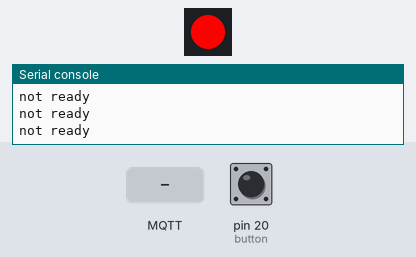
This program was run on a simulated MicroPython board. On the bench: 1 RGB LEDs in strip order, left to right, the last lines printed to the serial console. Inputs (shaded band) come from the test bench; at power-on: pin 20 (button) HIGH. WiFi joins after 1.5 s; random numbers come from a fixed seed; no MQTT or app messages arrive unless stated; nothing arrives over Bluetooth unless stated; the clock reads 2024-03-15 10:24:30 at power-on unless the program sets it.

Above: at 2.8 s.
2.9 s: MQTT message "game_start" arrives on the first subscribed topic
At 4.1 s:
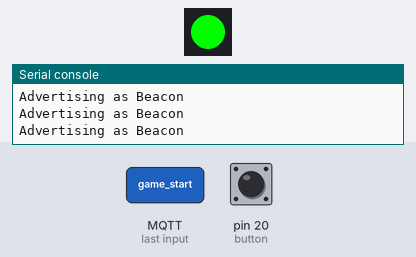
4.7 s: MQTT message "game_end" arrives on the first subscribed topic
At 5.7 s:
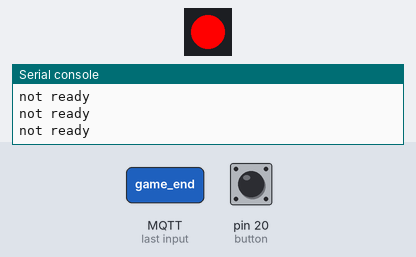
Timing chart, 0 to 7.7 s (numbered marks = the images above; inputs shaded):
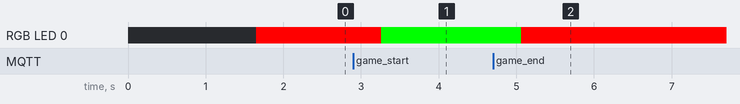

Measured:
- after the input at 2.9 s, RGB LED 0: RGB(255, 0, 0) → RGB(0, 255, 0) after 0.36 s
- after the input at 4.7 s, RGB LED 0: RGB(0, 255, 0) → RGB(255, 0, 0) after 0.37 s

The program:

beacon.py
```python
import network
from mqtt import MQTTClient
import bluetooth
import time
import struct
import utime
import machine
from machine import Pin
import ubinascii
import urandom
from neopixel import NeoPixel

# Configuration
WIFI_SSID = "tufts_eecs"
WIFI_PASSWORD = "foundedin1883"
MQTT_BROKER = "test.mosquitto.org"
MQTT_TOPIC = "game/status"
GAME_DURATION = 300  # 5 minutes in seconds

pin = Pin(28, Pin.OUT)   # set GPIO0 to output to drive NeoPixels
np = NeoPixel(pin, 1)   # create NeoPixel driver on GPIO0 for 8 pixels

NAME_FLAG = 0x09

BEACON_ID = ubinascii.hexlify(machine.unique_id()).decode()
caught_runners = set()

class Yell:
    def __init__(self):
        self._ble = bluetooth.BLE()
        self._ble.active(True)

    def advertise(self, name = 'Beacon', interval_us=100000):
        short = name[:8]
        payload = struct.pack("BB", len(short) + 1, NAME_FLAG) + short.encode()
        self._ble.gap_advertise(interval_us, adv_data=payload)

    def stop_advertising(self):
        self._ble.gap_advertise(None)
# Setup
ble = Yell()

# Setup
# led = Pin(15, Pin.OUT)  # Green when active, Red when cooling down, Blue when game ends
button = Pin(20, Pin.IN, Pin.PULL_UP)

# Game state
game_active = False
cooldown_active = False
cooldown_duration = 5  # 5 seconds cooldown
cooldown_start_time = 0

def start_cooldown():
    global cooldown_active, cooldown_start_time
    cooldown_active = True
    cooldown_start_time = utime.time()

def check_cooldown():
    global cooldown_active
    if cooldown_active and utime.time() - cooldown_start_time >= cooldown_duration:
        cooldown_active = False
def connect_wifi():
    wlan = network.WLAN(network.STA_IF)
    wlan.active(True)
    wlan.connect(WIFI_SSID, WIFI_PASSWORD)
    while not wlan.isconnected():
        pass
    print('WiFi connected')

def mqtt_connect():
    client = MQTTClient("beacon", MQTT_BROKER)
    client.connect()
    print('Connected to MQTT Broker')
    return client

def start_game():
    global start_time, game_active
    game_active = True
    start_time = utime.time()
    print("Game started")

def end_game():
    global game_active
    game_active = False
    print("Game ended")

def button_pressed():
    global game_active
    if not game_active:
        mqtt_client.publish(MQTT_TOPIC, "game_start")
    else:
        mqtt_client.publish(MQTT_TOPIC, "game_end")

# Setup interrupt for button press
# button.irq(trigger=Pin.IRQ_FALLING, handler=button_pressed)

def mqtt_callback(topic, msg):
    global game_active
    if topic == MQTT_TOPIC.encode():
        if msg == b"game_start":
            start_game()
        elif msg == b"game_end":
            end_game()
    elif topic == (MQTT_TOPIC + "/caught").encode():
        if game_active:
            caught_runner = msg.decode()
            caught_runners.add(caught_runner)
            print(f"Runner {caught_runner} caught")
    elif topic == (MQTT_TOPIC + "/save").encode():
        if game_active and caught_runners:
            runner_to_save = urandom.choice(list(caught_runners))
            caught_runners.remove(runner_to_save)
            mqtt_client.publish(MQTT_TOPIC + "/save_" + runner_to_save, "you_are_saved")
            print(f"Saving runner {runner_to_save}")
            start_cooldown()  # Start cooldown after saving a runner

# Main loop
connect_wifi()

mqtt_client = mqtt_connect()
mqtt_client.set_callback(mqtt_callback)
mqtt_client.subscribe(MQTT_TOPIC)
mqtt_client.subscribe(MQTT_TOPIC + "/caught")
mqtt_client.subscribe(MQTT_TOPIC + "/save")

count = 1

while True:
    if button.value() == 0:
        button_pressed()
        time.sleep(0.2)

    check_cooldown()  # Check if cooldown has ended

    if cooldown_active:
#         if (count % 10 == 0):
#             np[0] = (0, 0, 255)  # set the first pixel to blue
#             np.write()
#             count = 1
#         else:
#             np[0] = (255, 255, 255)
#             np.write()
        np[0] = (0, 0, 255)  # set the first pixel to blue
        np.write()
        print("Cooldown active")
    elif game_active:
        current_time = utime.time()
#         if (count % 10 == 0):
#             np[0] = (0, 255, 0)
#             np.write()
#             count = 1
#         else:
#             np[0] = (255, 255, 255)
#             np.write()
        np[0] = (0, 255, 0)
        np.write()
        if current_time - start_time >= GAME_DURATION:
            end_game()
        if not cooldown_active:
            ble.advertise("Beacon")
            print("Advertising as Beacon")
    else:
#         if (count % 10 == 0):
#             np[0] = (255, 0, 0)
#             np.write()
#             count = 1
#         else:
#             np[0] = (255, 255, 255)
#             np.write()
        np[0] = (255, 0, 0)
        np.write()
        print("not ready")

    mqtt_client.check_msg()
    count += 1
    time.sleep(0.2)
```
